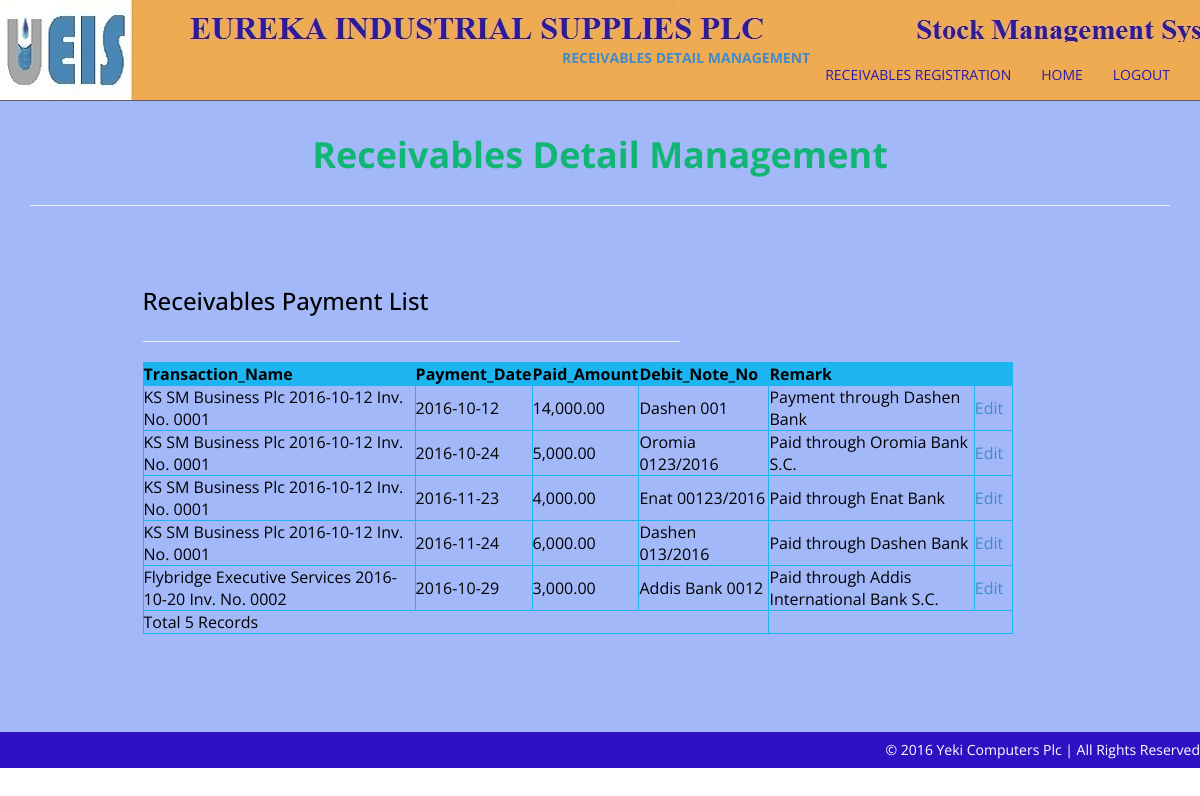
Screenshot of /Account/ManageReceivable.php with the database file from the repository.
### tables this page shows
CREATE TABLE IF NOT EXISTS `payment` (
  `PaymentId` int(11) NOT NULL AUTO_INCREMENT,
  `TransactionId` int(11) NOT NULL,
  `PaymentDate` date NOT NULL,
  `PaidAmount` decimal(10,2) NOT NULL,
  `DebitNoteNo` varchar(20) NOT NULL,
  `Remark` varchar(100) NOT NULL,
  PRIMARY KEY (`PaymentId`)
);

CREATE TABLE IF NOT EXISTS `transaction` (
  `TransactionId` int(11) NOT NULL AUTO_INCREMENT,
  `CustomerId` int(11) NOT NULL,
  `TransactionDate` date NOT NULL,
  `InvoiceNo` varchar(10) NOT NULL,
  `InvoiceAmount` decimal(10,2) NOT NULL,
  `SalesMode` varchar(10) NOT NULL DEFAULT 'Credit',
  `DueDate` date NOT NULL,
  `TransactionName` varchar(100) NOT NULL,
  PRIMARY KEY (`TransactionId`)
);

### Account/ManageReceivable.php (the view, shortened to what this page needs)
<html lang="en">
<head>
    <link href="assets/css/bootstrap.css" rel="stylesheet" />
    <link href="assets/css/font-awesome.min.css" rel="stylesheet" />
    <link href="assets/css/style.css" rel="stylesheet" />
</head>
<body>
    <div class="navbar navbar-inverse navbar-fixed-top">
        <div class="container">
            <div class="navbar-header">
                <a class="navbar-brand" href="#">&nbsp;&nbsp;&nbsp;&nbsp;&nbsp;&nbsp;&nbsp;&nbsp;&nbsp;&nbsp;&nbsp;&nbsp;&nbsp;&nbsp;&nbsp;&nbsp;&nbsp;&nbsp;&nbsp;&nbsp;
                                                 &nbsp;&nbsp;&nbsp;&nbsp;&nbsp;&nbsp;&nbsp;&nbsp;&nbsp;&nbsp;&nbsp;&nbsp;&nbsp;&nbsp;&nbsp;&nbsp;</a>
            </div>
            <div class="navbar-collapse collapse">
                <ul class="nav navbar-nav navbar-right">
		    <li><strong><a href="ManageReceivable.php">RECEIVABLES DETAIL MANAGEMENT</a></strong></li>
		    <li><a href="receivable.php">RECEIVABLES REGISTRATION</a></li>
		    <li><a href="index.php">HOME</a></li>
                    <li><a href="logout.php">LOGOUT</a></li>
                </ul>
            </div>
        </div>
    </div>
    <div id="about-section">
        <div class="container" >
            <div class="row main-top-margin text-center" data-scrollreveal="enter top and move 100px, wait 0.3s">
                <div class="col-md-8 col-md-offset-2 ">
                   <h1>Receivables Detail Management</h1>
                </div>
            </div>
             <hr />
            <div class="row main-low-margin" >
                <div class="col-md-10  col-md-offset-1 ">
                <div class="col-md-6  " data-scrollreveal="enter right and move 100px, wait 0.4s">
                        <h3>Receivables Payment List</h3>
                        <hr />
			<div style="overflow:scroll; width:870px;height:290px" >
        <table width="100%" border="0" cellspacing="0" cellpadding="0" align="center">
        <tr>
          <td>
          <table width="100%" border="1" bordercolor="#1CB5F1" >
<tr>
<th bgcolor="#1CB5F1" ><div align="left" ><strong>Transaction_Name</strong></div></th>
<th bgcolor="#1CB5F1" ><div align="left" ><strong>Payment_Date</strong></div></th>
<th bgcolor="#1CB5F1" ><div align="left" ><strong>Paid_Amount</strong></div></th>
<th bgcolor="#1CB5F1" ><div align="left" ><strong>Debit_Note_No</strong></div></th>
<th bgcolor="#1CB5F1" ><div align="left" ><strong>Remark</strong></div></th>
<th bgcolor="#1CB5F1" ><div align="left" ><strong>  </strong></div></th>
</tr>
<?php
include_once("eurekastock.php");
$sql = "select * from payment ORDER BY payment.TransactionId, payment.PaymentDate";
$result = mysqli_query($con,$sql) or die(mysqli_error($con));
while($row = mysqli_fetch_array($result))
{
$PaymentId=$row['PaymentId'];
$TransactionId=$row['TransactionId'];
$PaymentDate=$row['PaymentDate'];
$PaidAmount = number_format($row['PaidAmount'], 2, '.', ',');
$DebitNoteNo=$row['DebitNoteNo'];
$Remark=$row['Remark'];
$sql1 = "select * from  transaction where TransactionId='".$TransactionId."'";
$result1 = mysqli_query($con,$sql1) or die(mysqli_error($con));
$row = mysqli_fetch_array($result1);
$TransactionName=$row['TransactionName'];
?>
<tr>
<td><div align="left"><?php echo $TransactionName;?></div></td>
<td><div align="left"><?php echo $PaymentDate;?></div></td>
<td><div align="left"><?php echo $PaidAmount;?></div></td>
<td><div align="left"><?php echo $DebitNoteNo;?></div></td>
<td><div align="left"><?php echo $Remark;?></div></td>
<td><div align="left"><a href="EditReceivable.php?Id=<?php echo $PaymentId;?>">Edit&nbsp;&nbsp;</a></div></td>
</tr>
<?php
}
$records = mysqli_num_rows($result);
?>
<tr>
<td colspan="4" ><div align="left"><?php echo "Total ".$records." Records"; ?> </div></td>
</tr>
</table>
          </td>
        </tr>
      </table>
  </div>
                   </div>
                </div>
            </div>
       </div>
<br>
<br>
<br>
<br>
<br>
    <div id="footer">
        <div class="container">
            <div class="row ">
                &copy; 2016 Yeki Computers Plc | All Rights Reserved
            </div>
        </div>
    </div>
</body>
</html>

### Account/assets/css/style.css (style rules this page uses)
body { font-family:'Open Sans', sans-serif; font-weight: 400; font-size: 14px; color: #000; margin-top: 40px; line-height:16px; }
h1, h2, h3, h4, h5, h6 { font-family:'Open Sans', sans-serif; font-weight: 500; line-height:40px; }
h1 { color:#11B674; font-weight: 700; }
.text-center { text-align: center; }
.main-top-margin { margin-top: 75px; }
.main-low-margin { margin-top: 55px; }
a,a:hover { text-decoration:none; }
#about-section { background-color: #A3B8F8; }
.navbar { font-size: 14px; }
.navbar-inverse { background: #F0AC51 url("../img/navbar.jpg") 0 0 no-repeat; border-color: #5D5B66; }
.navbar-inverse .navbar-brand { color: #281aaf; font-weight: bolder; font-size: 25px; font-weight:900; letter-spacing: 2px; }
.navbar-inverse .navbar-nav > li > a { color: #281aaf; }
#footer { background-color: #2F11C4; color: #fff; text-align: right; padding: 10px 30px 10px 30px; }

### rows the page displays
payment: TransactionId.TransactionName "KS SM Business Plc 2016-10-12 Inv. No. 0001", PaymentDate "2016-10-12", PaidAmount "14,000.00", DebitNoteNo "Dashen 001", Remark "Payment through Dashen Bank"
payment: TransactionId.TransactionName "KS SM Business Plc 2016-10-12 Inv. No. 0001", PaymentDate "2016-10-24", PaidAmount "5,000.00", DebitNoteNo "Oromia 0123/2016", Remark "Paid through Oromia Bank S.C."
payment: TransactionId.TransactionName "KS SM Business Plc 2016-10-12 Inv. No. 0001", PaymentDate "2016-11-23", PaidAmount "4,000.00", DebitNoteNo "Enat 00123/2016", Remark "Paid through Enat Bank"
payment: TransactionId.TransactionName "KS SM Business Plc 2016-10-12 Inv. No. 0001", PaymentDate "2016-11-24", PaidAmount "6,000.00", DebitNoteNo "Dashen 013/2016", Remark "Paid through Dashen Bank"
payment: TransactionId.TransactionName "Flybridge Executive Services 2016-10-20 Inv. No. 0002", PaymentDate "2016-10-29", PaidAmount "3,000.00", DebitNoteNo "Addis Bank 0012", Remark "Paid through Addis International Bank S.C."

### other values shown
$records "5"
